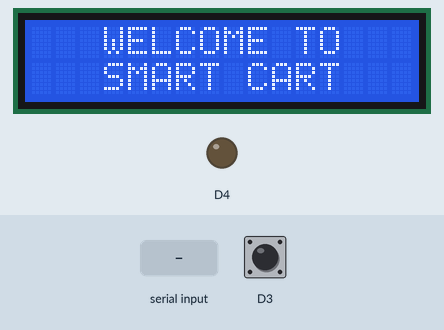
Bench run of a sketch on a simulated ESP8266 (NodeMCU). Shown: 16×2 character LCD, output pins drawn as LEDs (lit = HIGH). The inputs (shaded band) are chosen by the test bench; at power-on: D3 HIGH. WiFi joins after 1.5 s; servers stay silent unless stated.

Above: at 0.2 s.
4.5 s: "002A573E3959" received over Serial
At 5.5 s:
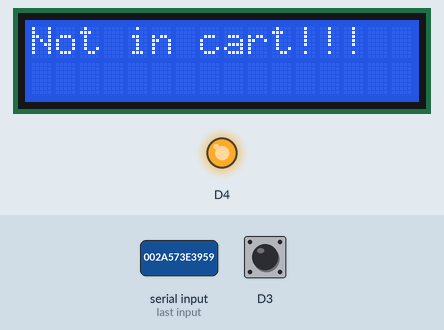
At 7.1 s:
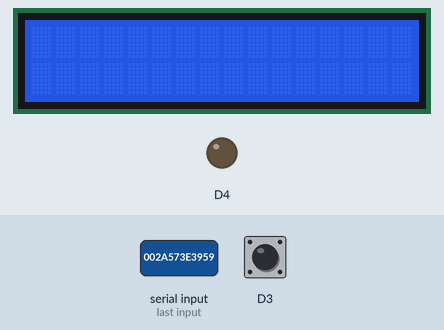
Timing chart, 0 to 8.6 s (numbered marks = the images above; inputs shaded):
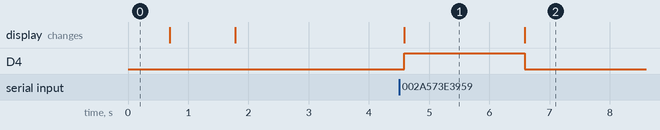

Measured:
- after the input at 4.5 s, D4: LOW → HIGH after 0.09 s, → LOW 2.0 s later; the display: changes after 0.09 s (image 1)
- what the display in image 1 shows lasts 2.0 s, from 4.6 s to 6.6 s

The sketch:

reader.ino
```cpp
#include <ESP8266WiFi.h>
#include <WiFiClient.h>
#include <ESP8266WebServer.h>
#include <LiquidCrystal_I2C.h>
#include <Wire.h>

ESP8266WebServer server(80);
const char* ssid = "Ranjith samsung";
const char* password = "ranjith11";
LiquidCrystal_I2C lcd(0x27, 16, 2);
int p1 = 0, p2 = 0, p3 = 0, p4 = 0;
float c1 = 0.0, c2 = 0.0, c3 = 0.0, c4 = 0.0;
int count_prod = 0;
float total = 0.0;

void setup() {
  pinMode(D3, INPUT_PULLUP);
  pinMode(D4, OUTPUT);
  Serial.begin(9600);
  WiFi.begin(ssid, password);
  Wire.begin(D2, D1);
  lcd.begin(16, 2);
  lcd.init();
  lcd.backlight();
  lcd.setCursor(0, 0);
  lcd.print("   WELCOME TO       ");
  lcd.setCursor(0, 1);
  lcd.print("   SMART CART       ");
  while (WiFi.status() != WL_CONNECTED) {
    delay(500);
    lcd.setCursor(0, 0);
    lcd.print("WiFi connecting...          ");
  }
  lcd.setCursor(0, 0);
  lcd.print("WiFi connected          ");
  lcd.setCursor(0, 1);
  lcd.print(WiFi.localIP());
  delay(1500);
  server.on("/", []() {
    String page = "<html><head><title>E Cart using IoT</title></head><style type=\"text/css\">";
    page += "table{border-collapse: collapse;}th {background-color:  #3498db ;color: white;}table,td {border: 4px solid black;font-size: x-large;";
    page += "text-align:center;border-style: groove;border-color: rgb(255,0,0);}</style><body><center>";
    page += "<h1>Smart Shopping Cart using IoT</h1><br><br><table style=\"width: 1200px;height: 450px;\"><tr>";
    page += "<th>ITEMS</th><th>QUANTITY</th><th>COST</th></tr><tr><td>Biscuit</td><td>"+String(p1)+"</td><td>"+String(c1)+"</td></tr>";
    page += "<tr><td>Soap</td><td>"+String(p2)+"</td><td>"+String(c2)+"</td></tr><tr><td>Rice(1KG)</td><td>"+String(p3)+"</td><td>"+String(c3)+"</td>";
    page += "</tr><tr><td>Tea(50g)</td><td>"+String(p4)+"</td><td>"+String(c4)+"</td></tr><tr><th>Grand Total</th><th>"+String(count_prod)+"</th><th>"+String(total)+"</th>";
    page += "</tr></table><br><input type=\"button\" name=\"Pay Now\" value=\"Pay Now\" style=\"width: 200px;height: 50px\"></center></body></html>";
    page += "<meta http-equiv=\"refresh\" content=\"2\">";
    server.send(200, "text/html", page);
  });
  server.begin();
}

void loop() {
  server.handleClient();
  int a = digitalRead(D3);
  int count = 0;
  char input[12];
  while (Serial.available() && count < 12) {
    input[count] = Serial.read();
    count++;
    delay(5);
  }
  input[count] = '\0'; // Null terminate the input array
  if ((strncmp(input, "002A573E3959", 12) == 0) && (a == 1)) { // Check if RFID tag matches and button is pressed
    lcd.setCursor(0, 0);
    lcd.print("Biscuit Added       ");
    lcd.setCursor(0, 1);
    lcd.print("Price(Rs):35.00      ");
    p1++;
    digitalWrite(D4, HIGH);
    delay(2000);
    total = total + 35.00;
    count_prod++;
    digitalWrite(D4, LOW);
    lcd.clear();
  } else if ((strncmp(input, "002A573E3959", 12) == 0) && (a == 0)) { // Check if RFID tag matches and button is released
    if (p1 > 0) {
      lcd.clear();
      lcd.setCursor(0, 0);
      lcd.print("Biscuit Removed!!!        ");
      digitalWrite(D4, HIGH);
      delay(2000);
      p1--;
      total = total - 35.00;
      count_prod--;
      lcd.clear();
      digitalWrite(D4, LOW);
    } else {
      lcd.clear();
      lcd.setCursor(0, 0);
      lcd.print("Not in cart!!!        ");
      digitalWrite(D4, HIGH);
      delay(2000);
      digitalWrite(D4, LOW);
      lcd.clear();
    }
  }
  c1 = p1 * 35.00;
  c2 = p2 * 38.00;
  c3 = p3 * 55.00;
  c4 = p4 * 45.00;
}
```
